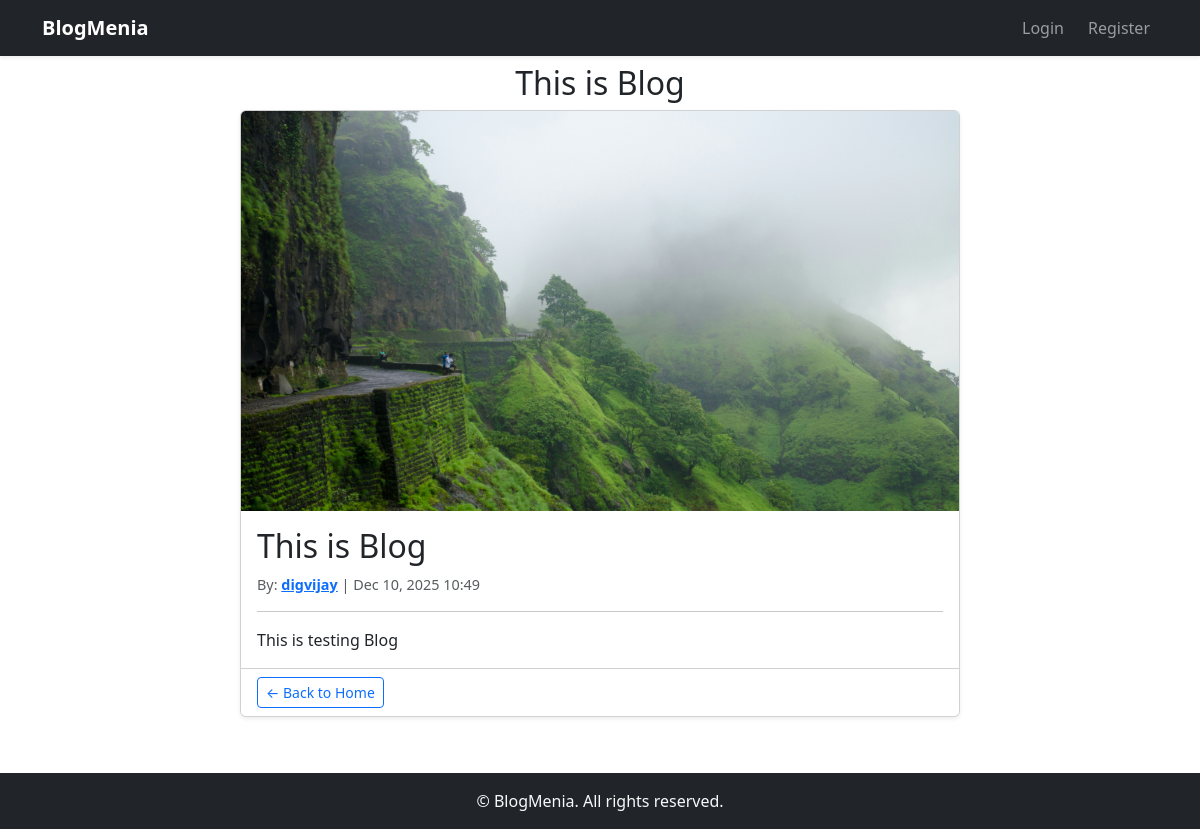
The page /blogs/1/ on the database as committed earlier.
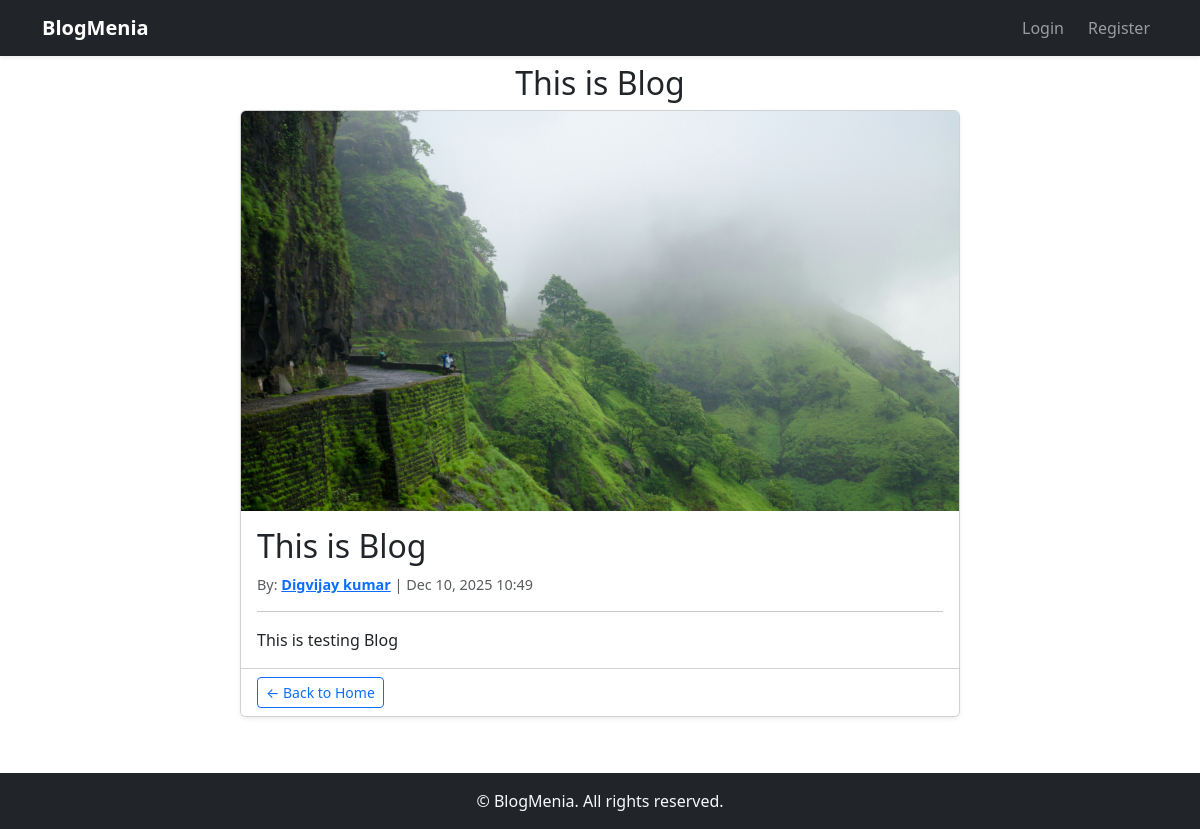
The same page on the database as committed later.
### blog/models.py (models this page shows, shortened)
class Blog(models.Model):
    CATEGORY_CHOICES = [
        ('others', 'Others'),
        ('life', "Life"),
        ('food', "Food"),
        ('fashions', 'Fashions'),
        ('travel', 'Travel'),
        ('bollywood', 'Bollywood'),
        ('cricket', 'Cricket'),
        ('others', 'Others'),
    ]
    user = models.ForeignKey(settings.AUTH_USER_MODEL, on_delete=models.CASCADE)
    title = models.CharField(max_length=200)
    content = models.TextField(max_length=5000)
    category = models.CharField(max_length=50, choices=CATEGORY_CHOICES, default='others')
    image = models.ImageField(upload_to='blog_images/')
    createdAt = models.DateTimeField(auto_now_add=True)

### users/models.py (models this page shows, shortened)
class CustomUser(AbstractUser):
    fullName = models.CharField(max_length=150)
    email = models.EmailField(unique=True)
    USERNAME_FIELD = 'email'
    REQUIRED_FIELDS=['username', 'fullName']

### blog/views.py (the view)
# urls.py: path('<int:id>/', views.blog_detail, name='blog_detail'),
def blog_detail(request, id):
    blog = Blog.objects.get(id=id)
    return render(request, 'blog_detail.html', {'blog': blog})

### blog/templates/blog_detail.html (shortened to what this page needs)
{% extends "layout.html" %}
{% block content %}
<div class="container mb-5">
    <h2 class="text-center" style="font-size: 2rem;">{{blog.title}}</h2>
    <div class="row justify-content-center">
        <div class="col-lg-8 col-md-10 col-12">
            <div class="card shadow-sm">
                {% if blog.image %}
                <img src="{{ blog.image.url }}" class="card-img-top img-fluid" alt="{{ blog.title }}" style="max-height:400px; object-fit:cover;">
                {% endif %}
                <div class="card-body">
                    <h2 class="card-title mb-2">{{ blog.title }}</h2>
                    <p class="text-muted mb-3" style="font-size:0.9rem;">
                        By: <a href="{% url 'profile_other' blog.user.id %}"><strong>{{ blog.user.fullName }}</strong></a> |
                        {{ blog.createdAt|date:"M d, Y H:i" }}
                    </p>
                    <hr>
                    <p class="card-text">{{ blog.content }}</p>
                </div>
                <div class="card-footer d-flex justify-content-between bg-white">
                    <a href="/" class="btn btn-outline-primary btn-sm">← Back to Home</a>
                </div>
            </div>
        </div>
    </div>
</div>
{% endblock %}

Rows that differ between the two databases and show on the page:
changed through a linked row, Blog "This is Blog": user.fullName "digvijay" → "Digvijay kumar"
